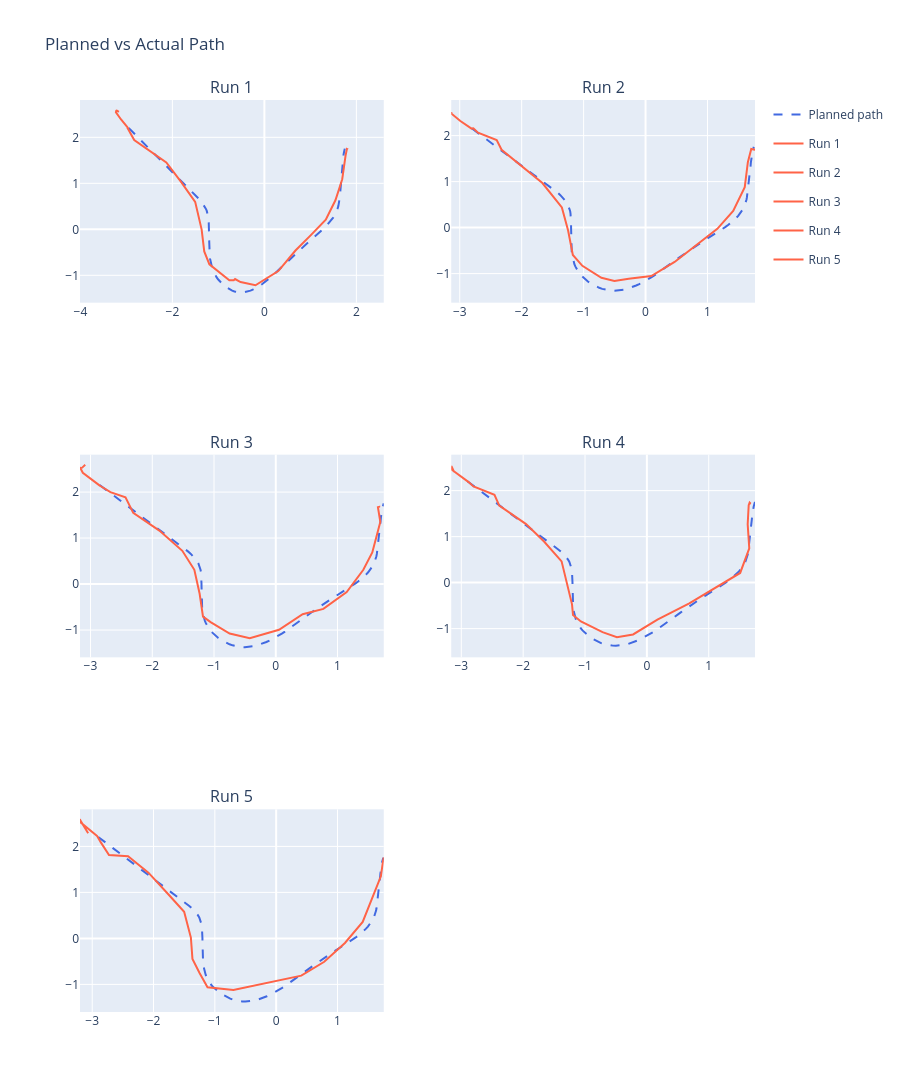

Write notebook code for a chart like this one.
### Markdown cell above
### 2. **Path Visualization**

### Code cell
n_runs = len(actuals)
cols = 2
rows = math.ceil(n_runs / cols)
titles = [f'Run {i+1}' for i in range(n_runs)]

fig = make_subplots(rows=rows, cols=cols,
                    subplot_titles=titles,
                    shared_yaxes=False)

for i, (actual_df, last_plan) in enumerate(zip(actuals, last_plans)):
    row = i // cols + 1
    col = i % cols + 1

    fig.add_trace(go.Scatter(
        x=last_plan['x'], y=last_plan['y'],
        mode='lines', name='Planned path',
        line=dict(color='royalblue', dash='dash', width=2),
        legendgroup='plan', showlegend=(i == 0)
    ), row=row, col=col)

    fig.add_trace(go.Scatter(
        x=actual_df['pos_x'], y=actual_df['pos_y'],
        mode='lines', name=f'Run {i+1}',
        line=dict(color='tomato', width=2),
        legendgroup=f'run{i+1}'
    ), row=row, col=col)

fig.update_yaxes(scaleanchor='x', scaleratio=1)
fig.update_layout(
    title='Planned vs Actual Path',
    hovermode='closest',
    height=500 * rows,
    width=900
)
fig.show()

### Figure 1 — Plotly figure (JSON) as saved in the notebook; plotly's stock layout.template omitted (floating-point values rounded to 4 significant figures; data arrays with more than 128 entries replaced by an {"elided": "..."} marker saying what was removed)
{"data": [{"legendgroup": "plan", "line": {"color": "royalblue", "dash": "dash", "width": 2}, "mode": "lines", "name": "Planned path", "showlegend": true, "type": "scatter", "x": {"elided": "149 float values"}, "xaxis": "x", "y": {"elided": "149 float values"}, "yaxis": "y"}, {"legendgroup": "run1", "line": {"color": "tomato", "width": 2}, "mode": "lines", "name": "Run 1", "type": "scatter", "x": [-3.164, -3.164, -3.205, -3.192, -3.218, -3.217, -3.228, -3.117, -2.984, -2.954, -2.956, -2.958, -2.964, -2.83, -2.616, -2.132, -1.816, -1.504, -1.364, -1.307, -1.196, -1.043, -0.7623, -0.6652, -0.6371, -0.5176, -0.1937, 0.3025, 0.6761, 0.9998, 1.335, 1.545, 1.693, 1.766, 1.794, 1.815, 1.811, 1.806], "xaxis": "x", "y": [2.555, 2.555, 2.586, 2.563, 2.59, 2.59, 2.546, 2.388, 2.229, 2.182, 2.185, 2.187, 2.182, 1.942, 1.795, 1.455, 1.038, 0.5977, -0.006, -0.4821, -0.7619, -0.8818, -1.105, -1.105, -1.08, -1.146, -1.216, -0.908, -0.4615, -0.1372, 0.2098, 0.632, 1.09, 1.602, 1.747, 1.737, 1.741, 1.745], "yaxis": "y"}, {"legendgroup": "plan", "line": {"color": "royalblue", "dash": "dash", "width": 2}, "mode": "lines", "name": "Planned path", "showlegend": false, "type": "scatter", "x": {"elided": "148 float values"}, "xaxis": "x2", "y": {"elided": "148 float values"}, "yaxis": "y2"}, {"legendgroup": "run2", "line": {"color": "tomato", "width": 2}, "mode": "lines", "name": "Run 2", "type": "scatter", "x": [-3.134, -3.137, -2.99, -2.809, -2.781, -2.784, -2.786, -2.705, -2.403, -2.324, -2.005, -1.666, -1.351, -1.25, -1.174, -1.02, -0.7127, -0.5025, -0.2718, 0.0929, 0.4692, 0.8264, 1.159, 1.415, 1.602, 1.652, 1.706, 1.759, 1.767, 1.76, 1.756], "xaxis": "x2", "y": [2.514, 2.482, 2.317, 2.151, 2.16, 2.163, 2.165, 2.063, 1.903, 1.692, 1.334, 0.9678, 0.4377, -0.0639, -0.5961, -0.8317, -1.091, -1.159, -1.114, -1.054, -0.7467, -0.365, -0.0262, 0.3624, 0.8804, 1.422, 1.709, 1.693, 1.697, 1.701, 1.704], "yaxis": "y2"}, {"legendgroup": "plan", "line": {"color": "royalblue", "dash": "dash", "width": 2}, "mode": "lines", "name": "Planned path", "showlegend": false, "type": "scatter", "x": {"elided": "148 float values"}, "xaxis": "x3", "y": {"elided": "148 float values"}, "yaxis": "y3"}, {"legendgroup": "run3", "line": {"color": "tomato", "width": 2}, "mode": "lines", "name": "Run 3", "type": "scatter", "x": [-3.085, -3.143, -3.142, -3.142, -3.17, -3.165, -3.164, -3.124, -2.917, -2.849, -2.853, -2.677, -2.433, -2.308, -1.885, -1.513, -1.318, -1.233, -1.178, -1.055, -0.7472, -0.4209, 0.0522, 0.4351, 0.7707, 1.148, 1.418, 1.563, 1.692, 1.654, 1.682, 1.684, 1.678], "xaxis": "x3", "y": [2.593, 2.521, 2.521, 2.521, 2.532, 2.526, 2.522, 2.419, 2.213, 2.14, 2.143, 1.999, 1.886, 1.548, 1.163, 0.7231, 0.311, -0.2115, -0.7082, -0.8281, -1.076, -1.177, -0.9935, -0.6565, -0.5392, -0.1726, 0.3101, 0.6883, 1.351, 1.672, 1.687, 1.685, 1.689], "yaxis": "y3"}, {"legendgroup": "plan", "line": {"color": "royalblue", "dash": "dash", "width": 2}, "mode": "lines", "name": "Planned path", "showlegend": false, "type": "scatter", "x": {"elided": "149 float values"}, "xaxis": "x4", "y": {"elided": "149 float values"}, "yaxis": "y4"}, {"legendgroup": "run4", "line": {"color": "tomato", "width": 2}, "mode": "lines", "name": "Run 4", "type": "scatter", "x": [-3.118, -3.142, -3.142, -3.141, -3.154, -3.163, -3.16, -3.147, -3.014, -2.881, -2.878, -2.803, -2.464, -2.386, -1.953, -1.662, -1.379, -1.29, -1.21, -1.194, -1.066, -0.7166, -0.4843, -0.2227, 0.1705, 0.686, 1.103, 1.508, 1.655, 1.63, 1.646, 1.661, 1.678, 1.673], "xaxis": "x4", "y": [2.41, 2.518, 2.518, 2.518, 2.52, 2.53, 2.527, 2.449, 2.326, 2.185, 2.181, 2.09, 1.908, 1.673, 1.272, 0.8931, 0.4618, -0.0102, -0.4734, -0.7023, -0.8452, -1.077, -1.187, -1.127, -0.8044, -0.4524, -0.1098, 0.2099, 0.7426, 1.269, 1.683, 1.739, 1.715, 1.719], "yaxis": "y4"}, {"legendgroup": "plan", "line": {"color": "royalblue", "dash": "dash", "width": 2}, "mode": "lines", "name": "Planned path", "showlegend": false, "type": "scatter", "x": {"elided": "149 float values"}, "xaxis": "x5", "y": {"elided": "149 float values"}, "yaxis": "y5"}, {"legendgroup": "run5", "line": {"color": "tomato", "width": 2}, "mode": "lines", "name": "Run 5", "type": "scatter", "x": [-3.066, -3.066, -3.194, -3.194, -3.184, -3.199, -3.198, -3.196, -3.055, -2.926, -2.915, -2.918, -2.859, -2.726, -2.415, -2.084, -1.759, -1.501, -1.391, -1.365, -1.247, -1.119, -0.6973, -0.1851, 0.4097, 0.7837, 1.121, 1.411, 1.551, 1.707, 1.748, 1.754, 1.745, 1.739], "xaxis": "x5", "y": [2.288, 2.288, 2.576, 2.576, 2.557, 2.578, 2.578, 2.529, 2.368, 2.222, 2.219, 2.222, 2.087, 1.812, 1.788, 1.429, 0.9589, 0.5777, 0.0185, -0.4469, -0.7572, -1.062, -1.121, -0.975, -0.8102, -0.5078, -0.1004, 0.358, 0.8331, 1.351, 1.726, 1.75, 1.743, 1.748], "yaxis": "y5"}], "layout": {"annotations": [{"font": {"size": 16}, "showarrow": false, "text": "Run 1", "x": 0.225, "xanchor": "center", "xref": "paper", "y": 1, "yanchor": "bottom", "yref": "paper"}, {"font": {"size": 16}, "showarrow": false, "text": "Run 2", "x": 0.775, "xanchor": "center", "xref": "paper", "y": 1, "yanchor": "bottom", "yref": "paper"}, {"font": {"size": 16}, "showarrow": false, "text": "Run 3", "x": 0.225, "xanchor": "center", "xref": "paper", "y": 0.6111, "yanchor": "bottom", "yref": "paper"}, {"font": {"size": 16}, "showarrow": false, "text": "Run 4", "x": 0.775, "xanchor": "center", "xref": "paper", "y": 0.6111, "yanchor": "bottom", "yref": "paper"}, {"font": {"size": 16}, "showarrow": false, "text": "Run 5", "x": 0.225, "xanchor": "center", "xref": "paper", "y": 0.2222, "yanchor": "bottom", "yref": "paper"}], "height": 1500, "hovermode": "closest", "title": {"text": "Planned vs Actual Path"}, "width": 900, "xaxis": {"anchor": "y", "domain": [0, 0.45]}, "xaxis2": {"anchor": "y2", "domain": [0.55, 1]}, "xaxis3": {"anchor": "y3", "domain": [0, 0.45]}, "xaxis4": {"anchor": "y4", "domain": [0.55, 1]}, "xaxis5": {"anchor": "y5", "domain": [0, 0.45]}, "xaxis6": {"anchor": "y6", "domain": [0.55, 1]}, "yaxis": {"anchor": "x", "domain": [0.7778, 1], "scaleanchor": "x", "scaleratio": 1}, "yaxis2": {"anchor": "x2", "domain": [0.7778, 1], "scaleanchor": "x", "scaleratio": 1}, "yaxis3": {"anchor": "x3", "domain": [0.3889, 0.6111], "scaleanchor": "x", "scaleratio": 1}, "yaxis4": {"anchor": "x4", "domain": [0.3889, 0.6111], "scaleanchor": "x", "scaleratio": 1}, "yaxis5": {"anchor": "x5", "domain": [0, 0.2222], "scaleanchor": "x", "scaleratio": 1}, "yaxis6": {"anchor": "x6", "domain": [0, 0.2222], "scaleanchor": "x", "scaleratio": 1}}}
